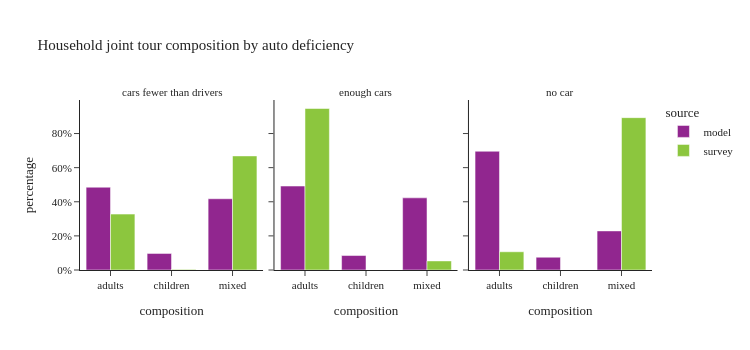

Source (notebook cell):
### Code cell
plot_joint_tour_segment(joint_tour_data, 'auto_available_driver', "Household joint tour composition by auto deficiency")

### Figure 1 — Plotly figure (JSON) as saved in the notebook; plotly's stock layout.template omitted (floating-point values rounded to 4 significant figures)
{"data": [{"alignmentgroup": "True", "customdata": [[17889], [3575], [15396]], "hovertemplate": "source=model<br>auto_available_driver=cars fewer than drivers<br>composition=%{x}<br>percentage=%{y}<br>sample_size=%{customdata[0]}<extra></extra>", "legendgroup": "model", "marker": {"color": "#91268F", "pattern": {"shape": ""}}, "name": "model", "offsetgroup": "model", "orientation": "v", "showlegend": true, "textposition": "auto", "type": "bar", "x": ["adults", "children", "mixed"], "xaxis": "x", "y": [0.4853, 0.09699, 0.4177], "yaxis": "y"}, {"alignmentgroup": "True", "customdata": [[32000], [5519], [27505]], "hovertemplate": "source=model<br>auto_available_driver=enough cars<br>composition=%{x}<br>percentage=%{y}<br>sample_size=%{customdata[0]}<extra></extra>", "legendgroup": "model", "marker": {"color": "#91268F", "pattern": {"shape": ""}}, "name": "model", "offsetgroup": "model", "orientation": "v", "showlegend": false, "textposition": "auto", "type": "bar", "x": ["adults", "children", "mixed"], "xaxis": "x2", "y": [0.4921, 0.08488, 0.423], "yaxis": "y2"}, {"alignmentgroup": "True", "customdata": [[1024], [110], [337]], "hovertemplate": "source=model<br>auto_available_driver=no car<br>composition=%{x}<br>percentage=%{y}<br>sample_size=%{customdata[0]}<extra></extra>", "legendgroup": "model", "marker": {"color": "#91268F", "pattern": {"shape": ""}}, "name": "model", "offsetgroup": "model", "orientation": "v", "showlegend": false, "textposition": "auto", "type": "bar", "x": ["adults", "children", "mixed"], "xaxis": "x3", "y": [0.6961, 0.07478, 0.2291], "yaxis": "y3"}, {"alignmentgroup": "True", "customdata": [[162], [10], [168]], "hovertemplate": "source=survey<br>auto_available_driver=cars fewer than drivers<br>composition=%{x}<br>percentage=%{y}<br>sample_size=%{customdata[0]}<extra></extra>", "legendgroup": "survey", "marker": {"color": "#8CC63E", "pattern": {"shape": ""}}, "name": "survey", "offsetgroup": "survey", "orientation": "v", "showlegend": true, "textposition": "auto", "type": "bar", "x": ["adults", "children", "mixed"], "xaxis": "x", "y": [0.3277, 0.003503, 0.6688], "yaxis": "y"}, {"alignmentgroup": "True", "customdata": [[161], [9]], "hovertemplate": "source=survey<br>auto_available_driver=enough cars<br>composition=%{x}<br>percentage=%{y}<br>sample_size=%{customdata[0]}<extra></extra>", "legendgroup": "survey", "marker": {"color": "#8CC63E", "pattern": {"shape": ""}}, "name": "survey", "offsetgroup": "survey", "orientation": "v", "showlegend": false, "textposition": "auto", "type": "bar", "x": ["adults", "mixed"], "xaxis": "x2", "y": [0.9468, 0.05323], "yaxis": "y2"}, {"alignmentgroup": "True", "customdata": [[8], [8]], "hovertemplate": "source=survey<br>auto_available_driver=no car<br>composition=%{x}<br>percentage=%{y}<br>sample_size=%{customdata[0]}<extra></extra>", "legendgroup": "survey", "marker": {"color": "#8CC63E", "pattern": {"shape": ""}}, "name": "survey", "offsetgroup": "survey", "orientation": "v", "showlegend": false, "textposition": "auto", "type": "bar", "x": ["adults", "mixed"], "xaxis": "x3", "y": [0.1068, 0.8932], "yaxis": "y3"}], "layout": {"annotations": [{"font": {}, "showarrow": false, "text": "cars fewer than drivers", "x": 0.16, "xanchor": "center", "xref": "paper", "y": 1.0, "yanchor": "bottom", "yref": "paper"}, {"font": {}, "showarrow": false, "text": "enough cars", "x": 0.5, "xanchor": "center", "xref": "paper", "y": 1.0, "yanchor": "bottom", "yref": "paper"}, {"font": {}, "showarrow": false, "text": "no car", "x": 0.84, "xanchor": "center", "xref": "paper", "y": 1.0, "yanchor": "bottom", "yref": "paper"}], "barmode": "group", "height": 350, "legend": {"title": {"text": "source"}, "tracegroupgap": 0}, "title": {"text": "Household joint tour composition by auto deficiency"}, "width": 750, "xaxis": {"anchor": "y", "domain": [0.0, 0.32], "title": {"text": "composition"}}, "xaxis2": {"anchor": "y2", "domain": [0.34, 0.66], "matches": "x", "title": {"text": "composition"}}, "xaxis3": {"anchor": "y3", "domain": [0.68, 1.0], "matches": "x", "title": {"text": "composition"}}, "yaxis": {"anchor": "x", "domain": [0.0, 1.0], "tickformat": ".0%", "title": {"text": "percentage"}}, "yaxis2": {"anchor": "x2", "domain": [0.0, 1.0], "matches": "y", "showticklabels": false, "tickformat": ".0%"}, "yaxis3": {"anchor": "x3", "domain": [0.0, 1.0], "matches": "y", "showticklabels": false, "tickformat": ".0%"}}}
